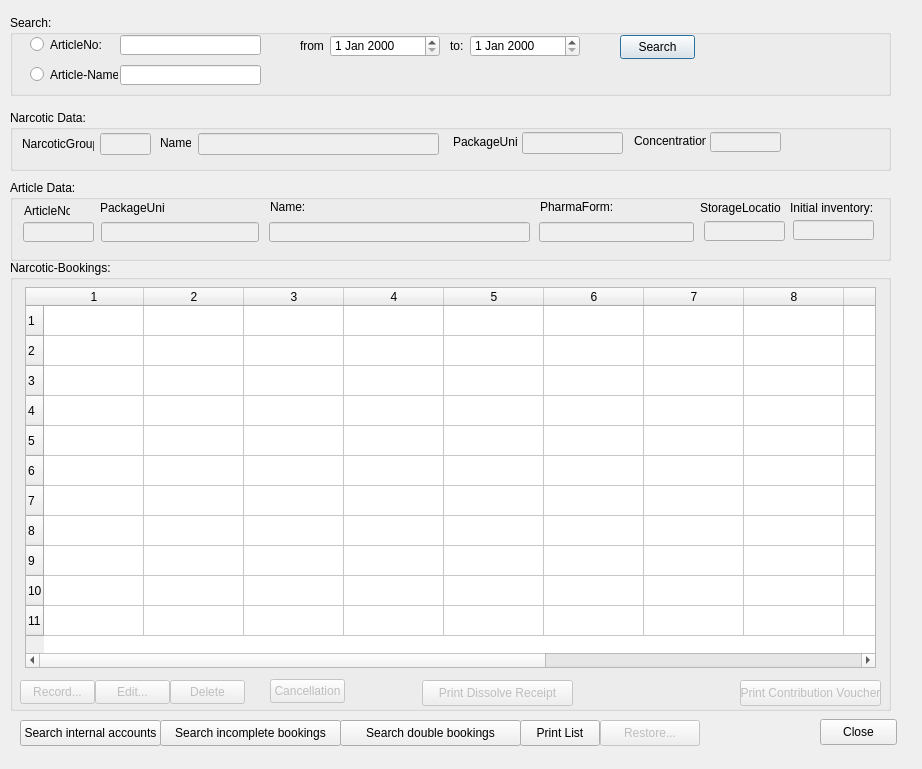
<?xml version="1.0" encoding="UTF-8"?>
<ui version="4.0">
 <class>NarcoticBookClass</class>
 <widget class="QDialog" name="NarcoticBookClass">
  <property name="geometry">
   <rect>
    <x>0</x>
    <y>0</y>
    <width>922</width>
    <height>769</height>
   </rect>
  </property>
  <property name="windowTitle">
   <string>NA03 Narcotic-Book</string>
  </property>
  <widget class="QGroupBox" name="grpSearchData">
   <property name="geometry">
    <rect>
     <x>10</x>
     <y>15</y>
     <width>881</width>
     <height>81</height>
    </rect>
   </property>
   <property name="sizePolicy">
    <sizepolicy hsizetype="Preferred" vsizetype="Maximum">
     <horstretch>0</horstretch>
     <verstretch>0</verstretch>
    </sizepolicy>
   </property>
   <property name="title">
    <string>Search:</string>
   </property>
   <widget class="QLabel" name="lblFromSearch">
    <property name="geometry">
     <rect>
      <x>290</x>
      <y>23</y>
      <width>23</width>
      <height>16</height>
     </rect>
    </property>
    <property name="text">
     <string>from:</string>
    </property>
   </widget>
   <widget class="QLabel" name="lblToSearch">
    <property name="geometry">
     <rect>
      <x>440</x>
      <y>24</y>
      <width>16</width>
      <height>14</height>
     </rect>
    </property>
    <property name="text">
     <string>to:</string>
    </property>
   </widget>
   <widget class="QLineEdit" name="txtArticleNoSearch">
    <property name="geometry">
     <rect>
      <x>110</x>
      <y>20</y>
      <width>141</width>
      <height>20</height>
     </rect>
    </property>
    <property name="sizePolicy">
     <sizepolicy hsizetype="Fixed" vsizetype="Fixed">
      <horstretch>0</horstretch>
      <verstretch>0</verstretch>
     </sizepolicy>
    </property>
    <property name="whatsThis">
     <string>Via the entered article no. all narcotic bookings booked in the given period of time are searched.</string>
    </property>
   </widget>
   <widget class="QDateEdit" name="dtFromSearch">
    <property name="geometry">
     <rect>
      <x>320</x>
      <y>20</y>
      <width>110</width>
      <height>22</height>
     </rect>
    </property>
   </widget>
   <widget class="QDateEdit" name="dtToSearch">
    <property name="geometry">
     <rect>
      <x>460</x>
      <y>20</y>
      <width>110</width>
      <height>22</height>
     </rect>
    </property>
   </widget>
   <widget class="QPushButton" name="btnSearch">
    <property name="geometry">
     <rect>
      <x>610</x>
      <y>20</y>
      <width>75</width>
      <height>24</height>
     </rect>
    </property>
    <property name="text">
     <string>Search</string>
    </property>
   </widget>
   <widget class="QLineEdit" name="txtArticleNameSearch">
    <property name="geometry">
     <rect>
      <x>110</x>
      <y>50</y>
      <width>141</width>
      <height>20</height>
     </rect>
    </property>
    <property name="sizePolicy">
     <sizepolicy hsizetype="Fixed" vsizetype="Fixed">
      <horstretch>0</horstretch>
      <verstretch>0</verstretch>
     </sizepolicy>
    </property>
    <property name="whatsThis">
     <string>Via the entered article no. all narcotic bookings booked in the given period of time are searched.</string>
    </property>
   </widget>
   <widget class="QRadioButton" name="optArticleName">
    <property name="geometry">
     <rect>
      <x>20</x>
      <y>50</y>
      <width>88</width>
      <height>19</height>
     </rect>
    </property>
    <property name="text">
     <string>Article-Name:</string>
    </property>
   </widget>
   <widget class="QRadioButton" name="optArticleNo">
    <property name="geometry">
     <rect>
      <x>20</x>
      <y>20</y>
      <width>101</width>
      <height>19</height>
     </rect>
    </property>
    <property name="text">
     <string>ArticleNo:</string>
    </property>
   </widget>
  </widget>
  <widget class="QFrame" name="fraArticleNarcoticData">
   <property name="geometry">
    <rect>
     <x>0</x>
     <y>100</y>
     <width>891</width>
     <height>161</height>
    </rect>
   </property>
   <property name="frameShape">
    <enum>QFrame::NoFrame</enum>
   </property>
   <property name="frameShadow">
    <enum>QFrame::Plain</enum>
   </property>
   <widget class="QGroupBox" name="grpNarcoticData">
    <property name="geometry">
     <rect>
      <x>10</x>
      <y>10</y>
      <width>881</width>
      <height>61</height>
     </rect>
    </property>
    <property name="sizePolicy">
     <sizepolicy hsizetype="Preferred" vsizetype="Maximum">
      <horstretch>0</horstretch>
      <verstretch>0</verstretch>
     </sizepolicy>
    </property>
    <property name="title">
     <string>Narcotic Data:</string>
    </property>
    <widget class="QLabel" name="lblBtmGroup">
     <property name="geometry">
      <rect>
       <x>12</x>
       <y>26</y>
       <width>72</width>
       <height>16</height>
      </rect>
     </property>
     <property name="text">
      <string>NarcoticGroup:</string>
     </property>
    </widget>
    <widget class="QLabel" name="lblNarcoticGroupName">
     <property name="geometry">
      <rect>
       <x>150</x>
       <y>26</y>
       <width>31</width>
       <height>14</height>
      </rect>
     </property>
     <property name="text">
      <string>Name:</string>
     </property>
    </widget>
    <widget class="QLineEdit" name="name">
     <property name="enabled">
      <bool>false</bool>
     </property>
     <property name="geometry">
      <rect>
       <x>188</x>
       <y>23</y>
       <width>241</width>
       <height>22</height>
      </rect>
     </property>
    </widget>
    <widget class="QLineEdit" name="concentration">
     <property name="enabled">
      <bool>false</bool>
     </property>
     <property name="geometry">
      <rect>
       <x>700</x>
       <y>22</y>
       <width>71</width>
       <height>20</height>
      </rect>
     </property>
    </widget>
    <widget class="QLineEdit" name="group">
     <property name="enabled">
      <bool>false</bool>
     </property>
     <property name="geometry">
      <rect>
       <x>90</x>
       <y>23</y>
       <width>51</width>
       <height>22</height>
      </rect>
     </property>
    </widget>
    <widget class="QLabel" name="lblNarcoticGroupPackageUnit">
     <property name="geometry">
      <rect>
       <x>443</x>
       <y>24</y>
       <width>65</width>
       <height>16</height>
      </rect>
     </property>
     <property name="text">
      <string>PackageUnit:</string>
     </property>
    </widget>
    <widget class="QLineEdit" name="packageunit">
     <property name="enabled">
      <bool>false</bool>
     </property>
     <property name="geometry">
      <rect>
       <x>512</x>
       <y>22</y>
       <width>101</width>
       <height>22</height>
      </rect>
     </property>
    </widget>
    <widget class="QLabel" name="lblConcentration">
     <property name="geometry">
      <rect>
       <x>624</x>
       <y>24</y>
       <width>72</width>
       <height>14</height>
      </rect>
     </property>
     <property name="text">
      <string>Concentration:</string>
     </property>
    </widget>
   </widget>
   <widget class="QGroupBox" name="grpArticleData">
    <property name="geometry">
     <rect>
      <x>10</x>
      <y>80</y>
      <width>881</width>
      <height>81</height>
     </rect>
    </property>
    <property name="sizePolicy">
     <sizepolicy hsizetype="Preferred" vsizetype="Maximum">
      <horstretch>0</horstretch>
      <verstretch>0</verstretch>
     </sizepolicy>
    </property>
    <property name="title">
     <string>Article Data:</string>
    </property>
    <widget class="QLabel" name="lblArticleNo">
     <property name="geometry">
      <rect>
       <x>14</x>
       <y>23</y>
       <width>46</width>
       <height>16</height>
      </rect>
     </property>
     <property name="text">
      <string>ArticleNo:</string>
     </property>
    </widget>
    <widget class="QLineEdit" name="articlecode">
     <property name="enabled">
      <bool>false</bool>
     </property>
     <property name="geometry">
      <rect>
       <x>13</x>
       <y>42</y>
       <width>71</width>
       <height>20</height>
      </rect>
     </property>
    </widget>
    <widget class="QLineEdit" name="articlepackageunit">
     <property name="enabled">
      <bool>false</bool>
     </property>
     <property name="geometry">
      <rect>
       <x>91</x>
       <y>42</y>
       <width>158</width>
       <height>20</height>
      </rect>
     </property>
    </widget>
    <widget class="QLineEdit" name="articlepharmaform">
     <property name="enabled">
      <bool>false</bool>
     </property>
     <property name="geometry">
      <rect>
       <x>529</x>
       <y>42</y>
       <width>155</width>
       <height>20</height>
      </rect>
     </property>
    </widget>
    <widget class="QLineEdit" name="articlestocklocation">
     <property name="enabled">
      <bool>false</bool>
     </property>
     <property name="geometry">
      <rect>
       <x>694</x>
       <y>41</y>
       <width>81</width>
       <height>20</height>
      </rect>
     </property>
    </widget>
    <widget class="QLineEdit" name="articlename">
     <property name="enabled">
      <bool>false</bool>
     </property>
     <property name="geometry">
      <rect>
       <x>259</x>
       <y>42</y>
       <width>261</width>
       <height>20</height>
      </rect>
     </property>
    </widget>
    <widget class="QLabel" name="lblArticleName">
     <property name="geometry">
      <rect>
       <x>260</x>
       <y>20</y>
       <width>65</width>
       <height>14</height>
      </rect>
     </property>
     <property name="text">
      <string>Name:</string>
     </property>
    </widget>
    <widget class="QLabel" name="lblArticlePackageUnit">
     <property name="geometry">
      <rect>
       <x>90</x>
       <y>20</y>
       <width>65</width>
       <height>16</height>
      </rect>
     </property>
     <property name="text">
      <string>PackageUnit:</string>
     </property>
    </widget>
    <widget class="QLabel" name="lblPharmaForm">
     <property name="geometry">
      <rect>
       <x>530</x>
       <y>20</y>
       <width>86</width>
       <height>14</height>
      </rect>
     </property>
     <property name="text">
      <string>PharmaForm:</string>
     </property>
    </widget>
    <widget class="QLabel" name="lblStorageLocation">
     <property name="geometry">
      <rect>
       <x>690</x>
       <y>20</y>
       <width>81</width>
       <height>16</height>
      </rect>
     </property>
     <property name="text">
      <string>StorageLocation:</string>
     </property>
    </widget>
    <widget class="QLabel" name="lblInitialInventory">
     <property name="geometry">
      <rect>
       <x>780</x>
       <y>20</y>
       <width>91</width>
       <height>16</height>
      </rect>
     </property>
     <property name="text">
      <string>Initial inventory:</string>
     </property>
    </widget>
    <widget class="QLineEdit" name="qtyinstock">
     <property name="enabled">
      <bool>false</bool>
     </property>
     <property name="geometry">
      <rect>
       <x>783</x>
       <y>40</y>
       <width>81</width>
       <height>20</height>
      </rect>
     </property>
    </widget>
   </widget>
  </widget>
  <widget class="QGroupBox" name="grpNarcoticBookingsData">
   <property name="geometry">
    <rect>
     <x>10</x>
     <y>260</y>
     <width>881</width>
     <height>451</height>
    </rect>
   </property>
   <property name="sizePolicy">
    <sizepolicy hsizetype="Preferred" vsizetype="MinimumExpanding">
     <horstretch>0</horstretch>
     <verstretch>0</verstretch>
    </sizepolicy>
   </property>
   <property name="whatsThis">
    <string>Shows all selected narcotic bookings. Here the bgano can be manipulated by clicking in the bgano cell and selecting a new entry. The selected one will be saved immediately.</string>
   </property>
   <property name="title">
    <string>Narcotic-Bookings:</string>
   </property>
   <widget class="QPushButton" name="btnCreate">
    <property name="enabled">
     <bool>false</bool>
    </property>
    <property name="geometry">
     <rect>
      <x>10</x>
      <y>420</y>
      <width>75</width>
      <height>24</height>
     </rect>
    </property>
    <property name="whatsThis">
     <string>A new narcotic booking can be recorded in an extra detailed dialog.</string>
    </property>
    <property name="text">
     <string>Record...</string>
    </property>
   </widget>
   <widget class="QPushButton" name="btnEdit">
    <property name="enabled">
     <bool>false</bool>
    </property>
    <property name="geometry">
     <rect>
      <x>85</x>
      <y>420</y>
      <width>75</width>
      <height>24</height>
     </rect>
    </property>
    <property name="whatsThis">
     <string>The highlighted narcotic booking can be manipulated in an extra detailed dailog.</string>
    </property>
    <property name="text">
     <string>Edit...</string>
    </property>
   </widget>
   <widget class="QPushButton" name="btnDelete">
    <property name="enabled">
     <bool>false</bool>
    </property>
    <property name="geometry">
     <rect>
      <x>160</x>
      <y>420</y>
      <width>75</width>
      <height>24</height>
     </rect>
    </property>
    <property name="whatsThis">
     <string>Deletes the highlighted narcotic booking. It will not be erased physically but will be marked as deleted.</string>
    </property>
    <property name="text">
     <string>Delete</string>
    </property>
   </widget>
   <widget class="QPushButton" name="btnPrintDeliveryReceipt">
    <property name="enabled">
     <bool>false</bool>
    </property>
    <property name="geometry">
     <rect>
      <x>730</x>
      <y>420</y>
      <width>141</width>
      <height>26</height>
     </rect>
    </property>
    <property name="toolTip">
     <string>In Iteration 1 nicht implementiert.</string>
    </property>
    <property name="text">
     <string>Print Contribution Voucher</string>
    </property>
   </widget>
   <widget class="BasarTableWidget" name="tableWidget">
    <property name="geometry">
     <rect>
      <x>15</x>
      <y>27</y>
      <width>851</width>
      <height>381</height>
     </rect>
    </property>
    <property name="selectionMode">
     <enum>QAbstractItemView::SingleSelection</enum>
    </property>
    <property name="selectionBehavior">
     <enum>QAbstractItemView::SelectRows</enum>
    </property>
    <property name="rowCount">
     <number>11</number>
    </property>
    <property name="columnCount">
     <number>13</number>
    </property>
    <row/>
    <row/>
    <row/>
    <row/>
    <row/>
    <row/>
    <row/>
    <row/>
    <row/>
    <row/>
    <row/>
    <column/>
    <column/>
    <column/>
    <column/>
    <column/>
    <column/>
    <column/>
    <column/>
    <column/>
    <column/>
    <column/>
    <column/>
    <column/>
   </widget>
   <widget class="QPushButton" name="btnCancellation">
    <property name="enabled">
     <bool>false</bool>
    </property>
    <property name="geometry">
     <rect>
      <x>260</x>
      <y>419</y>
      <width>75</width>
      <height>24</height>
     </rect>
    </property>
    <property name="whatsThis">
     <string>Deletes the highlighted narcotic booking. It will not be erased physically but will be marked as deleted.</string>
    </property>
    <property name="text">
     <string>Cancellation</string>
    </property>
   </widget>
   <widget class="QPushButton" name="btnPrintDissolveReceipt">
    <property name="enabled">
     <bool>false</bool>
    </property>
    <property name="geometry">
     <rect>
      <x>412</x>
      <y>420</y>
      <width>151</width>
      <height>26</height>
     </rect>
    </property>
    <property name="toolTip">
     <string>In Iteration 1 nicht implementiert.</string>
    </property>
    <property name="text">
     <string>Print Dissolve Receipt</string>
    </property>
   </widget>
  </widget>
  <widget class="QPushButton" name="btnClose">
   <property name="geometry">
    <rect>
     <x>820</x>
     <y>719</y>
     <width>77</width>
     <height>26</height>
    </rect>
   </property>
   <property name="text">
    <string>Close</string>
   </property>
  </widget>
  <widget class="QPushButton" name="btnSearchInternalAccounts">
   <property name="geometry">
    <rect>
     <x>20</x>
     <y>720</y>
     <width>141</width>
     <height>26</height>
    </rect>
   </property>
   <property name="text">
    <string>Search internal accounts</string>
   </property>
  </widget>
  <widget class="QPushButton" name="btnRestore">
   <property name="enabled">
    <bool>false</bool>
   </property>
   <property name="geometry">
    <rect>
     <x>600</x>
     <y>720</y>
     <width>100</width>
     <height>26</height>
    </rect>
   </property>
   <property name="text">
    <string>Restore...</string>
   </property>
  </widget>
  <widget class="QPushButton" name="btnPrintList">
   <property name="geometry">
    <rect>
     <x>520</x>
     <y>720</y>
     <width>80</width>
     <height>26</height>
    </rect>
   </property>
   <property name="whatsThis">
    <string>Print narcotics book.</string>
   </property>
   <property name="text">
    <string>Print List</string>
   </property>
  </widget>
  <widget class="QPushButton" name="btnSearchIncomplete">
   <property name="geometry">
    <rect>
     <x>160</x>
     <y>720</y>
     <width>181</width>
     <height>26</height>
    </rect>
   </property>
   <property name="text">
    <string>Search incomplete bookings</string>
   </property>
  </widget>
  <widget class="QPushButton" name="btnSearchDoubleBookings">
   <property name="geometry">
    <rect>
     <x>340</x>
     <y>720</y>
     <width>181</width>
     <height>26</height>
    </rect>
   </property>
   <property name="text">
    <string>Search double bookings</string>
   </property>
  </widget>
 </widget>
 <layoutdefault spacing="6" margin="11"/>
 <customwidgets>
  <customwidget>
   <class>BasarTableWidget</class>
   <extends>QTableWidget</extends>
   <header>libbasarqtwidget_tablewidget.h</header>
  </customwidget>
 </customwidgets>
 <tabstops>
  <tabstop>optArticleNo</tabstop>
  <tabstop>txtArticleNoSearch</tabstop>
  <tabstop>dtFromSearch</tabstop>
  <tabstop>dtToSearch</tabstop>
  <tabstop>btnSearch</tabstop>
  <tabstop>optArticleName</tabstop>
  <tabstop>txtArticleNameSearch</tabstop>
  <tabstop>tableWidget</tabstop>
  <tabstop>btnCreate</tabstop>
  <tabstop>btnEdit</tabstop>
  <tabstop>btnDelete</tabstop>
  <tabstop>btnCancellation</tabstop>
  <tabstop>btnPrintDissolveReceipt</tabstop>
  <tabstop>btnPrintDeliveryReceipt</tabstop>
  <tabstop>btnSearchInternalAccounts</tabstop>
  <tabstop>btnSearchIncomplete</tabstop>
  <tabstop>btnSearchDoubleBookings</tabstop>
  <tabstop>btnPrintList</tabstop>
  <tabstop>btnRestore</tabstop>
  <tabstop>btnClose</tabstop>
  <tabstop>group</tabstop>
  <tabstop>name</tabstop>
  <tabstop>packageunit</tabstop>
  <tabstop>concentration</tabstop>
  <tabstop>articlecode</tabstop>
  <tabstop>articlepackageunit</tabstop>
  <tabstop>articlename</tabstop>
  <tabstop>articlepharmaform</tabstop>
  <tabstop>articlestocklocation</tabstop>
  <tabstop>qtyinstock</tabstop>
 </tabstops>
 <resources/>
 <connections>
  <connection>
   <sender>btnClose</sender>
   <signal>clicked()</signal>
   <receiver>NarcoticBookClass</receiver>
   <slot>close()</slot>
   <hints>
    <hint type="sourcelabel">
     <x>767</x>
     <y>828</y>
    </hint>
    <hint type="destinationlabel">
     <x>618</x>
     <y>666</y>
    </hint>
   </hints>
  </connection>
 </connections>
</ui>
